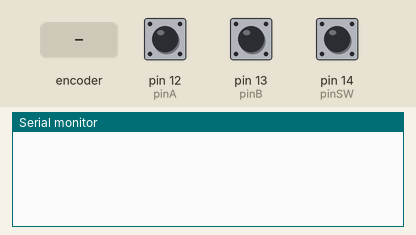
Recording of a sketch running on a simulated Arduino Uno, built with avr-gcc and run on an emulated ATmega328P. On the bench: the last lines printed to the serial monitor. The inputs (shaded band) are chosen by the test bench; at power-on: pin 14 (pinSW) HIGH, pin 12 (pinA) HIGH, pin 13 (pinB) HIGH.

Above: at 1.2 s.
1.3 s: rotary encoder on pin 12 (pinA) / pin 13 (pinB) turned 1 step (first pin leading)
At 2.0 s:
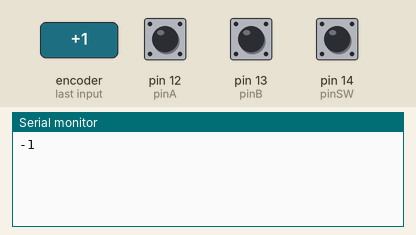
3.0 s: pin 14 (pinSW) pulled LOW for 0.15 s
At 4.1 s:
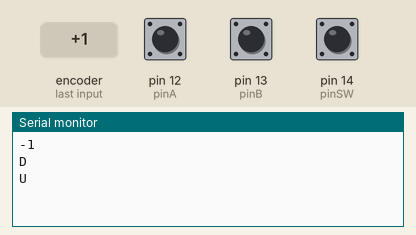
4.6 s: rotary encoder on pin 12 (pinA) / pin 13 (pinB) turned 1 step (first pin leading)
At 5.8 s:
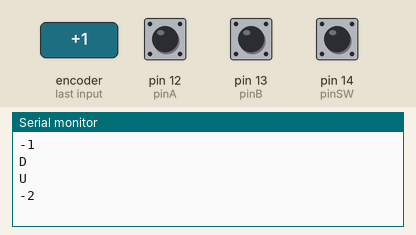

The sketch:

knopp.ino
```cpp
int pinA = 12;  // Connected to CLK on KY-040
int pinB = 13;  // Connected to DT on KY-040
int pinSW = 14; // Connected to SW on KY-040

int encoderPos = 0;
int lastA;
boolean bCW;
boolean pressed = false;

void setup() {
    pinMode(pinA, INPUT);
    pinMode(pinB, INPUT);
    pinMode(pinSW, INPUT_PULLUP);

    lastA = digitalRead(pinA);

    Serial.begin(115200);
}

void loop() {
    int aVal = digitalRead(pinA);
    int bVal = digitalRead(pinB);
    int swVal = digitalRead(pinSW);

    if (swVal == 0 && !pressed) {
        Serial.println("D");
        pressed = true;
    } else if (swVal == 1 && pressed) {
        Serial.println("U");
        pressed = false;
    }

    if (aVal != lastA && aVal == LOW) {
        // Means the knob is rotating
        // if the knob is rotating, we need to determine direction
        // We do that by reading pin B.
        bCW = (bVal == LOW);
        if (bCW) {
            encoderPos++;
        } else {
            encoderPos--;
        }

        // Serial.print("Rotated: ");
        if (bCW) {
            // Serial.println("clockwise");
        } else {
            // Serial.println("counterclockwise");
        }
        // Serial.print("Encoder Position: ");
        Serial.println(encoderPos);
    }

    lastA = aVal;
 }
```

Measured:
- after the input at 1.3 s, the serial monitor: prints a new line at once (image 1)
- after the input at 3.0 s, the serial monitor: prints a new line at once (image 2)
- after the input at 4.6 s, the serial monitor: prints a new line at once (image 3)
